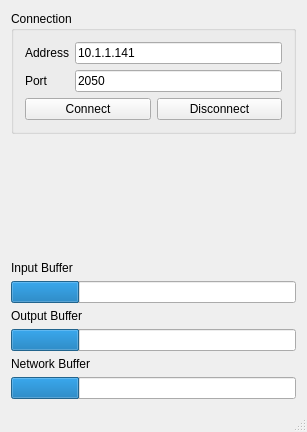
<?xml version="1.0" encoding="UTF-8"?>
<ui version="4.0">
 <class>MainWindow</class>
 <widget class="QMainWindow" name="MainWindow">
  <property name="geometry">
   <rect>
    <x>0</x>
    <y>0</y>
    <width>307</width>
    <height>432</height>
   </rect>
  </property>
  <property name="windowTitle">
   <string>Intercom Test 2</string>
  </property>
  <widget class="QWidget" name="centralWidget">
   <layout class="QVBoxLayout" name="verticalLayout_2">
    <item>
     <widget class="QGroupBox" name="groupBox">
      <property name="title">
       <string>Connection</string>
      </property>
      <layout class="QVBoxLayout" name="verticalLayout">
       <item>
        <layout class="QFormLayout" name="formLayout">
         <item row="0" column="0">
          <widget class="QLabel" name="label">
           <property name="text">
            <string>Address</string>
           </property>
          </widget>
         </item>
         <item row="0" column="1">
          <widget class="QLineEdit" name="hostAddress">
           <property name="text">
            <string>10.1.1.141</string>
           </property>
          </widget>
         </item>
         <item row="1" column="0">
          <widget class="QLabel" name="label_2">
           <property name="text">
            <string>Port</string>
           </property>
          </widget>
         </item>
         <item row="1" column="1">
          <widget class="QLineEdit" name="hostPort">
           <property name="text">
            <string>2050</string>
           </property>
          </widget>
         </item>
        </layout>
       </item>
       <item>
        <layout class="QHBoxLayout" name="horizontalLayout">
         <item>
          <widget class="QPushButton" name="connectButton">
           <property name="text">
            <string>Connect</string>
           </property>
          </widget>
         </item>
         <item>
          <widget class="QPushButton" name="DisconnectButton">
           <property name="text">
            <string>Disconnect</string>
           </property>
          </widget>
         </item>
        </layout>
       </item>
      </layout>
     </widget>
    </item>
    <item>
     <spacer name="verticalSpacer">
      <property name="orientation">
       <enum>Qt::Vertical</enum>
      </property>
      <property name="sizeHint" stdset="0">
       <size>
        <width>20</width>
        <height>40</height>
       </size>
      </property>
     </spacer>
    </item>
    <item>
     <widget class="QLabel" name="label_3">
      <property name="text">
       <string>Input Buffer</string>
      </property>
     </widget>
    </item>
    <item>
     <widget class="QProgressBar" name="audioBufferProgress">
      <property name="value">
       <number>24</number>
      </property>
      <property name="textVisible">
       <bool>false</bool>
      </property>
     </widget>
    </item>
    <item>
     <widget class="QLabel" name="label_5">
      <property name="text">
       <string>Output Buffer</string>
      </property>
     </widget>
    </item>
    <item>
     <widget class="QProgressBar" name="outputBufferProgress">
      <property name="value">
       <number>24</number>
      </property>
      <property name="textVisible">
       <bool>false</bool>
      </property>
     </widget>
    </item>
    <item>
     <widget class="QLabel" name="label_4">
      <property name="text">
       <string>Network Buffer</string>
      </property>
     </widget>
    </item>
    <item>
     <widget class="QProgressBar" name="networkBufferProgress">
      <property name="value">
       <number>24</number>
      </property>
      <property name="textVisible">
       <bool>false</bool>
      </property>
     </widget>
    </item>
   </layout>
  </widget>
  <widget class="QStatusBar" name="statusBar"/>
 </widget>
 <layoutdefault spacing="6" margin="11"/>
 <resources/>
 <connections/>
</ui>
